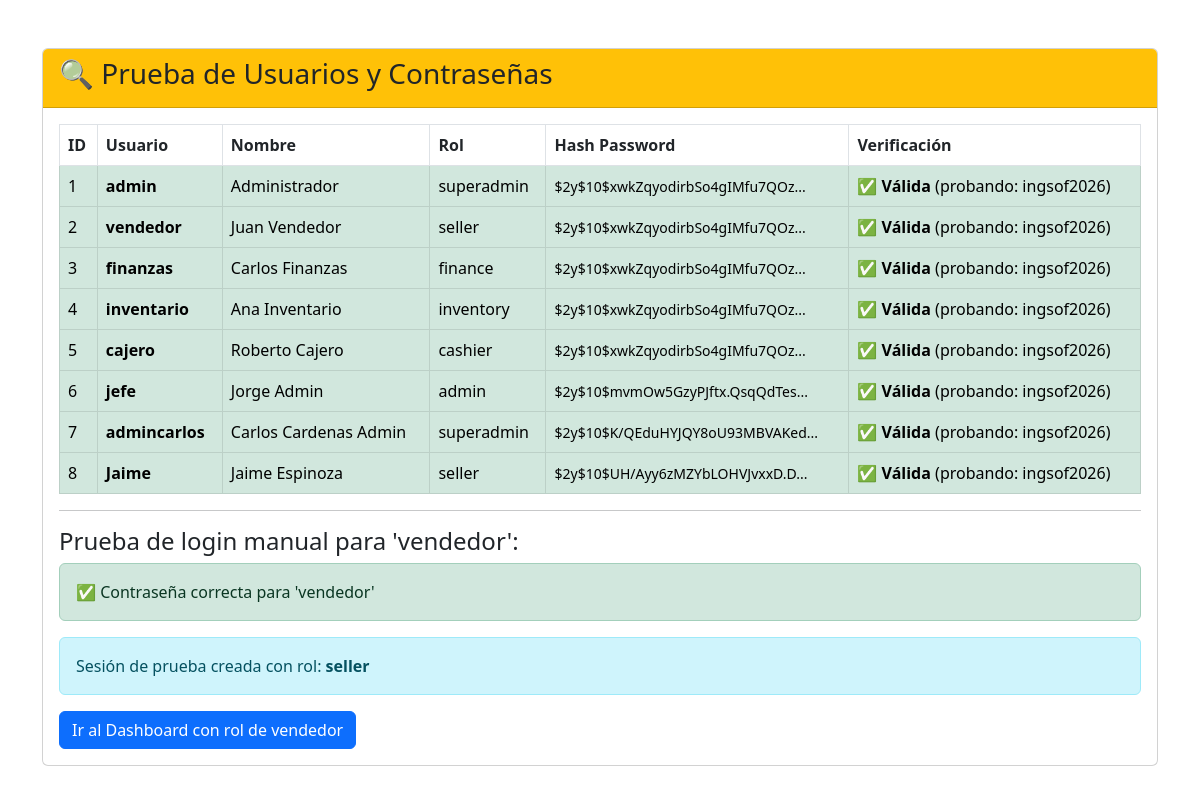
The page /test_login.php on the database its author committed.
### tables this page shows
CREATE TABLE `users` (
  `id` int(11) NOT NULL,
  `username` varchar(50) NOT NULL,
  `password` varchar(255) NOT NULL,
  `fullname` varchar(100) NOT NULL,
  `role` enum('admin','seller','superadmin','finance','inventory','cashier') DEFAULT 'seller',
  `created_at` timestamp NULL DEFAULT current_timestamp()
);

### test_login.php (the view, shortened to what this page needs)
<?php
require_once '../../config/database.php';
echo "<!DOCTYPE html>
<html>
<head>
    <title>Test de Usuarios</title>
    <link href='https://cdn.jsdelivr.net/npm/bootstrap@5.3.0/dist/css/bootstrap.min.css' rel='stylesheet'>
</head>
<body class='container mt-5'>
    <div class='card'>
        <div class='card-header bg-warning'>
            <h3>🔍 Prueba de Usuarios y Contraseñas</h3>
        </div>
        <div class='card-body'>
";
$users = $pdo->query("SELECT id, username, fullname, role, password FROM users")->fetchAll();
echo "<table class='table table-bordered'>
        <thead>
            <tr><th>ID</th><th>Usuario</th><th>Nombre</th><th>Rol</th><th>Hash Password</th><th>Verificación</th></tr>
        </thead>
        <tbody>";
$testPassword = 'ingsof2026';
foreach ($users as $user) {
    $passwordValid = password_verify($testPassword, $user['password']);
    $status = $passwordValid ? '✅ Válida' : '❌ Inválida';
    $class = $passwordValid ? 'table-success' : 'table-danger';
    echo "<tr class='$class'>
            <td>{$user['id']}</td>
            <td><strong>{$user['username']}</strong></td>
            <td>{$user['fullname']}</td>
            <td>{$user['role']}</td>
            <td><small>" . substr($user['password'], 0, 30) . "...</small></td>
            <td><strong>$status</strong> (probando: $testPassword)</td>
          </tr>";
}
echo "</tbody></table>";
echo "<hr>";
echo "<h4>Prueba de login manual para 'vendedor':</h4>";
$stmt = $pdo->prepare("SELECT * FROM users WHERE username = ?");
$stmt->execute(['vendedor']);
$vendedor = $stmt->fetch();
if ($vendedor) {
    if (password_verify('ingsof2026', $vendedor['password'])) {
        echo "<div class='alert alert-success'>✅ Contraseña correcta para 'vendedor'</div>";
        echo "<div class='alert alert-info'>Sesión de prueba creada con rol: <strong>{$vendedor['role']}</strong></div>";
        echo "<a href='/modules/dashboard/index.php' class='btn btn-primary'>Ir al Dashboard con rol de vendedor</a>";
    }
} else {
    echo "<div class='alert alert-danger'>❌ Usuario 'vendedor' no existe</div>";
}
echo "
        </div>
    </div>
</body>
</html>";
?>

### rows shown on the page
users: id "1", username "admin", fullname "Administrador", role "superadmin", password "$2y$10$xwkZqyodirbSo4gIMfu7QOz", password "✅ Válida"
users: id "2", username "vendedor", fullname "Juan Vendedor", role "seller", password "$2y$10$xwkZqyodirbSo4gIMfu7QOz", password "✅ Válida"
users: id "3", username "finanzas", fullname "Carlos Finanzas", role "finance", password "$2y$10$xwkZqyodirbSo4gIMfu7QOz", password "✅ Válida"
users: id "4", username "inventario", fullname "Ana Inventario", role "inventory", password "$2y$10$xwkZqyodirbSo4gIMfu7QOz", password "✅ Válida"
users: id "5", username "cajero", fullname "Roberto Cajero", role "cashier", password "$2y$10$xwkZqyodirbSo4gIMfu7QOz", password "✅ Válida"
users: id "6", username "jefe", fullname "Jorge Admin", role "admin", password "$2y$10$mvmOw5GzyPJftx.QsqQdTes", password "✅ Válida"
users: id "7", username "admincarlos", fullname "Carlos Cardenas Admin", role "superadmin", password "$2y$10$K/QEduHYJQY8oU93MBVAKed", password "✅ Válida"
users: id "8", username "Jaime", fullname "Jaime Espinoza", role "seller", password "$2y$10$UH/Ayy6zMZYbLOHVJvxxD.D", password "✅ Válida"
